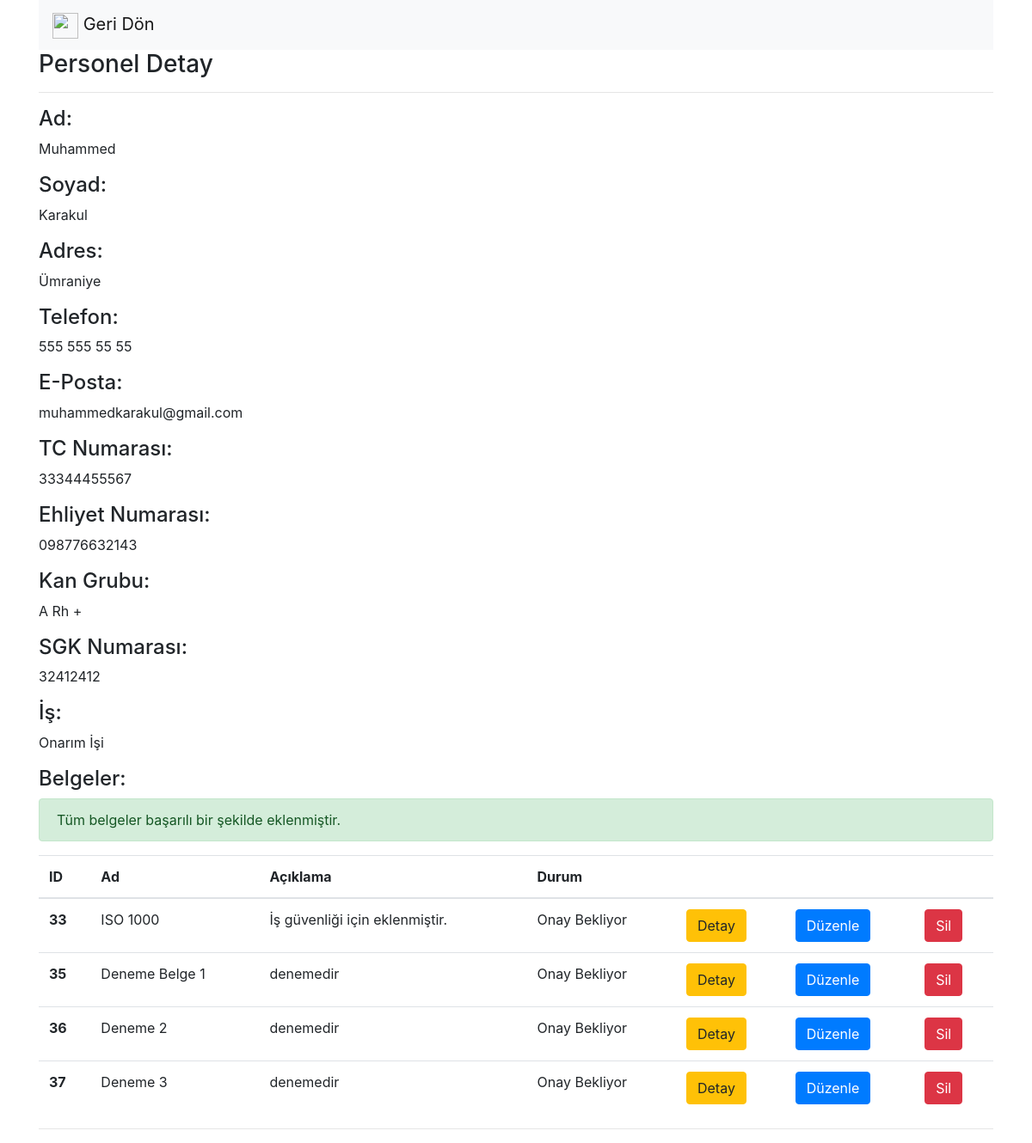
The app's page /personelDetay/11 with its own data.
### safeputapp/models.py (models this page shows, shortened)
class Personel(models.Model):
    ad = models.CharField(max_length = 50, verbose_name = "Ad")
    soyad = models.CharField(max_length = 50, verbose_name = "Soyad")
    adres = models.CharField(max_length = 250, verbose_name = "Adres")
    telefon = models.CharField(max_length = 11, verbose_name = "Telefon")
    eposta = models.CharField(max_length = 50, verbose_name = "E-Posta")
    tcno = models.CharField(max_length = 11, verbose_name = "TC Kimlik Numarası")
    ehliyet_no = models.CharField(max_length = 20, verbose_name = "Ehliyet Numarası")
    kan_grubu = models.CharField(max_length = 10, verbose_name = "Kan Grubu")
    sgk_no = models.CharField(max_length = 250, verbose_name = "SGK Numarası")
    is_id = models.ForeignKey(Is, on_delete = models.CASCADE, verbose_name = "İş")
    aktifmi = models.BooleanField(verbose_name = "Aktif mi?", default = True)
    olusturma_tarihi = models.DateTimeField(auto_now_add = True, blank = True, verbose_name = "Oluşturma Tarihi")
    duzunleme_tarihi = models.DateTimeField(verbose_name = "Duzenleme Tarihi", blank = True, null = True)

class Is(models.Model):
    ad = models.CharField(max_length = 50, verbose_name = "Ad")
    tanim = models.CharField(max_length = 250, verbose_name = "Tanım")
    fatura_no = models.CharField(max_length = 20, verbose_name = "Fatura Numarası")
    guvenlik_seviye = models.ForeignKey(GuvenlikSeviye, on_delete = models.CASCADE, verbose_name = "Güvenlik Seviyesi")
    is_durum = models.ForeignKey(IsDurum, on_delete = models.CASCADE, verbose_name = "Durum")
    aktifmi = models.BooleanField(verbose_name = "Aktif mi?", default = True)
    firma_id = models.ForeignKey(Firma, on_delete = models.CASCADE, verbose_name = "Firma")
    olusturma_tarihi = models.DateTimeField(auto_now_add = True, blank = True, verbose_name = "Oluşturma Tarihi")
    duzunleme_tarihi = models.DateTimeField(verbose_name = "Duzenleme Tarihi", blank = True, null = True)
    baglanti = models.CharField(max_length = 100, verbose_name = "Bağlantı")
    def __unicode__(self):
        return self.ad

class Belge(models.Model):
    ad = models.CharField(max_length = 50, verbose_name = "Ad")
    aciklama = models.CharField(max_length = 50, verbose_name = "Açıklama")
    personel_id = models.ForeignKey(Personel, on_delete = models.CASCADE, verbose_name = "Personel")
    belge = models.FileField(upload_to='documents/')
    belge_durum = models.ForeignKey(BelgeDurum, on_delete = models.CASCADE, verbose_name = "Belge Durum")
    aktifmi = models.BooleanField(verbose_name = "Aktif mi?", default = True)
    olusturma_tarihi = models.DateTimeField(auto_now_add = True, blank = True, verbose_name = "Oluşturma Tarihi")
    duzunleme_tarihi = models.DateTimeField(verbose_name = "Duzenleme Tarihi", blank = True, null = True)

class BelgeDurum(models.Model):
    ad = models.CharField(max_length = 50, verbose_name = "Ad")
    durum = models.CharField(max_length = 20, verbose_name = "Durum")
    aktifmi = models.BooleanField(verbose_name = "Aktif mi?", default = True)
    olusturma_tarihi = models.DateTimeField(auto_now_add = True, blank = True, verbose_name = "Oluşturma Tarihi")
    duzunleme_tarihi = models.DateTimeField(verbose_name = "Duzenleme Tarihi", blank = True, null = True)
    def __unicode__(self):
        return self.ad

### safeputapp/views.py (the view)
# urls.py: url(r'^personelDetay/(?P<id>\d+)', personelDetay),
def personelDetay(request, id):
    personel = get_object_or_404(Personel, id=id)
    mevcutIs = get_object_or_404(Is, id = personel.is_id.id)
    belgeler = Belge.objects.filter(personel_id=id).filter(aktifmi = True)
    yuklenecekBelgeSayisi = mevcutIs.guvenlik_seviye.id - len(belgeler)
    return render(request, "personelDetay.html", { "personel" : personel, "belgeler" : belgeler, "mevcutIs" : mevcutIs, "yuklenecekBelgeSayisi" : yuklenecekBelgeSayisi })

### safeputapp/templates/personelDetay.html (shortened to what this page needs)
<!DOCTYPE html>
    <html>
        <head>
        <link rel="stylesheet" href="https://maxcdn.bootstrapcdn.com/bootstrap/4.0.0/css/bootstrap.min.css">
        </head>
        <body>
            <div class="container">
                <nav class="navbar navbar-light bg-light">
                    <a class="navbar-brand" href="/personelListe/{{ mevcutIs.id }}">
                        <img src="https://image.flaticon.com/icons/svg/118/118739.svg" width="30" height="30" alt=""> Geri Dön
                    </a>
                </nav>
                {% if personel %}
                    <h3>Personel Detay</h3>
                    <hr>
                    <p>
                        <h4>Ad:</h4>
                        {{ personel.ad }}
                    </p>
                    <p>
                        <h4>Soyad:</h4>
                        {{ personel.soyad }}
                    </p>
                    <p>
                        <h4>Adres:</h4>
                        {{ personel.adres }}
                    </p>
                    <p>
                        <h4>Telefon:</h4>
                        {{ personel.telefon }}
                    </p>
                    <p>
                        <h4>E-Posta:</h4>
                        {{ personel.eposta }}
                    </p>
                    <p>
                        <h4>TC Numarası:</h4>
                        {{ personel.tcno }}
                    </p>
                    <p>
                        <h4>Ehliyet Numarası:</h4>
                        {{ personel.ehliyet_no }}
                    </p>
                    <p>
                        <h4>Kan Grubu:</h4>
                        {{ personel.kan_grubu }}
                    </p>
                    <p>
                        <h4>SGK Numarası:</h4>
                        {{ personel.sgk_no }}
                    </p>
                    <p>
                        <h4>İş:</h4>
                        {{ personel.is_id }}
                    </p>
                    <p>
                        <h4>Belgeler:</h4>
                    {% if belgeler %}
                        {% if yuklenecekBelgeSayisi %}
                            <div class="alert alert-warning">
                                Gerekli belge sayısı: {{ yuklenecekBelgeSayisi }}
                            </div>
                        {% else %}
                            <div class="alert alert-success">
                                Tüm belgeler başarılı bir şekilde eklenmiştir.
                            </div>
                        {% endif %}
                        <table class="table">
                            <thead>
                                <tr>
                                <th scope="col">ID</th>
                                <th scope="col">Ad</th>
                                <th scope="col">Açıklama</th>
                                <th scope="col">Durum</th>
                                <th scope="col"></th>
                                <th scope="col"></th>
                                <th scope="col"></th>
                                </tr>
                            </thead>
                            <tbody>
                                {% for belge in belgeler %}
                                        <tr>
                                            <th scope="row"> {{ belge.id }} </th>
                                            <td> {{ belge.ad }} </td>
                                            <td> {{ belge.aciklama }} </td>
                                            <td> {{ belge.belge_durum }} </td>
                                            <td><a href="/belgeOnizle/{{belge.id}}" class="btn btn-warning">Detay</td>
                                            <td><a href="/belgeOnay/{{belge.id}}" class="btn btn-primary">Düzenle</td>
                                            <td><a href="/belgeSil/{{belge.id}}" class="btn btn-danger">Sil</td>
                                        </tr>
                                {% endfor %}
                            </tbody>
                        </table>
                    {% else %}
                        <div class="alert alert-danger">
                            Kayıt bulunamadı.
                        </div>
                    {% endif %}
                    </p>
                {% endif %}
                <hr>
            </div>
        </body>
</html>

### records on screen
Personel: ad "Muhammed", soyad "Karakul", adres "Ümraniye", telefon "555 555 55 55", eposta "muhammedkarakul@gmail.com", tcno "33344455567", ehliyet_no "098776632143", kan_grubu "A Rh +", sgk_no "32412412", is_id "Onarım İşi"
Belge: id "33", ad "ISO 1000", aciklama "İş güvenliği için eklenmiştir.", belge_durum "Onay Bekliyor"
Belge: id "35", ad "Deneme Belge 1", aciklama "denemedir", belge_durum "Onay Bekliyor"
Belge: id "36", ad "Deneme 2", aciklama "denemedir", belge_durum "Onay Bekliyor"
Belge: id "37", ad "Deneme 3", aciklama "denemedir", belge_durum "Onay Bekliyor"
